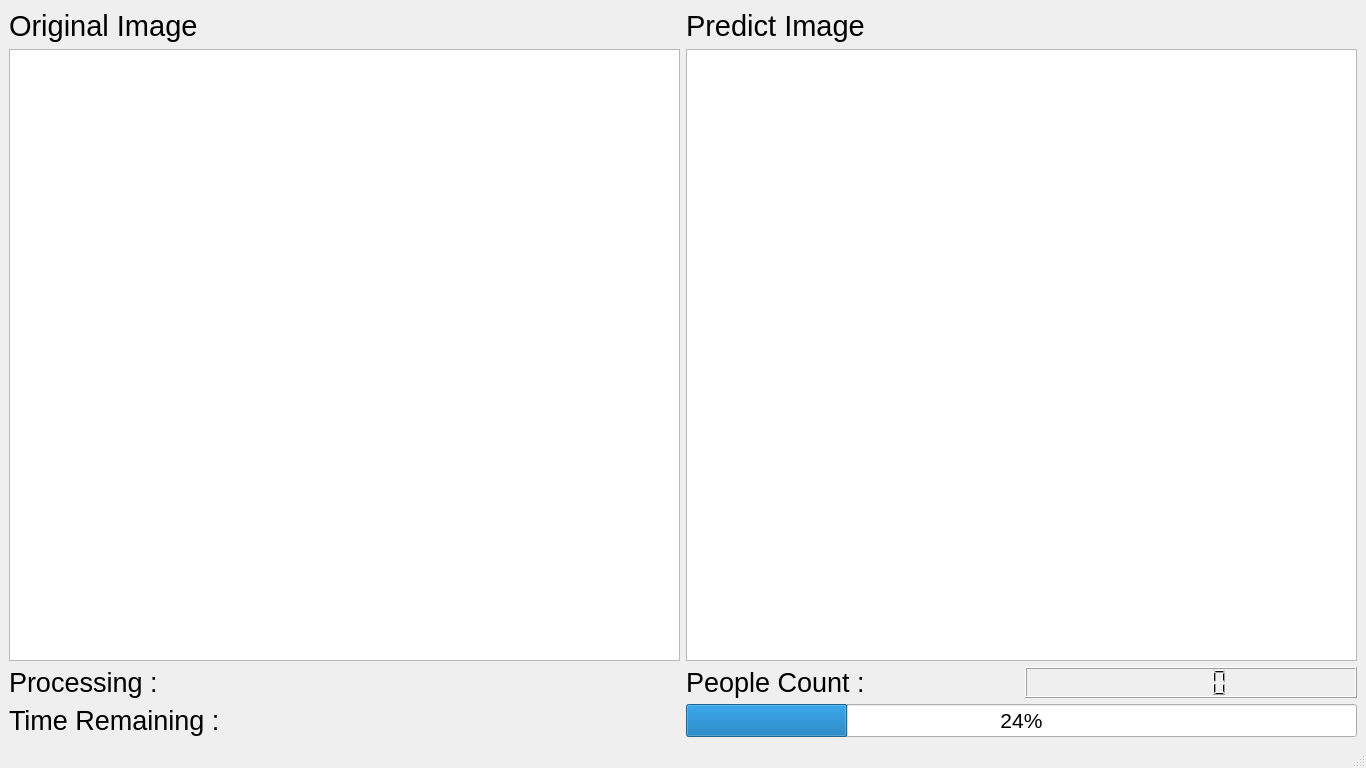
<?xml version="1.0" encoding="UTF-8"?>
<ui version="4.0">
 <class>MainWindow</class>
 <widget class="QMainWindow" name="MainWindow">
  <property name="geometry">
   <rect>
    <x>0</x>
    <y>0</y>
    <width>1366</width>
    <height>768</height>
   </rect>
  </property>
  <property name="windowTitle">
   <string>MainWindow</string>
  </property>
  <widget class="QWidget" name="centralwidget">
   <layout class="QGridLayout" name="gridLayout">
    <item row="0" column="0">
     <widget class="QLabel" name="Original_label">
      <property name="font">
       <font>
        <pointsize>22</pointsize>
       </font>
      </property>
      <property name="text">
       <string>Original Image</string>
      </property>
     </widget>
    </item>
    <item row="0" column="1">
     <widget class="QLabel" name="Predict_label">
      <property name="font">
       <font>
        <pointsize>22</pointsize>
       </font>
      </property>
      <property name="text">
       <string>Predict Image</string>
      </property>
     </widget>
    </item>
    <item row="0" column="2">
     <layout class="QVBoxLayout" name="verticalLayout"/>
    </item>
    <item row="1" column="0">
     <widget class="QGraphicsView" name="graphicsView"/>
    </item>
    <item row="1" column="1">
     <widget class="QGraphicsView" name="graphicsView_2"/>
    </item>
    <item row="2" column="1">
     <layout class="QHBoxLayout" name="horizontalLayout">
      <item>
       <widget class="QLabel" name="People_label">
        <property name="font">
         <font>
          <pointsize>20</pointsize>
         </font>
        </property>
        <property name="text">
         <string>People Count :</string>
        </property>
       </widget>
      </item>
      <item>
       <widget class="QLCDNumber" name="lcd_count">
        <property name="font">
         <font>
          <pointsize>20</pointsize>
         </font>
        </property>
       </widget>
      </item>
     </layout>
    </item>
    <item row="4" column="0">
     <widget class="QLabel" name="Remaining_label">
      <property name="font">
       <font>
        <pointsize>20</pointsize>
       </font>
      </property>
      <property name="text">
       <string>Time Remaining :</string>
      </property>
     </widget>
    </item>
    <item row="4" column="1">
     <widget class="QProgressBar" name="progressBar">
      <property name="font">
       <font>
        <pointsize>16</pointsize>
       </font>
      </property>
      <property name="locale">
       <locale language="English" country="UnitedStates"/>
      </property>
      <property name="value">
       <number>24</number>
      </property>
      <property name="alignment">
       <set>Qt::AlignCenter</set>
      </property>
     </widget>
    </item>
    <item row="2" column="0">
     <widget class="QLabel" name="process_text">
      <property name="font">
       <font>
        <pointsize>20</pointsize>
       </font>
      </property>
      <property name="text">
       <string>Processing :</string>
      </property>
     </widget>
    </item>
   </layout>
  </widget>
  <widget class="QMenuBar" name="menubar">
   <property name="geometry">
    <rect>
     <x>0</x>
     <y>0</y>
     <width>1366</width>
     <height>21</height>
    </rect>
   </property>
  </widget>
  <widget class="QStatusBar" name="statusbar"/>
 </widget>
 <resources/>
 <connections/>
</ui>
